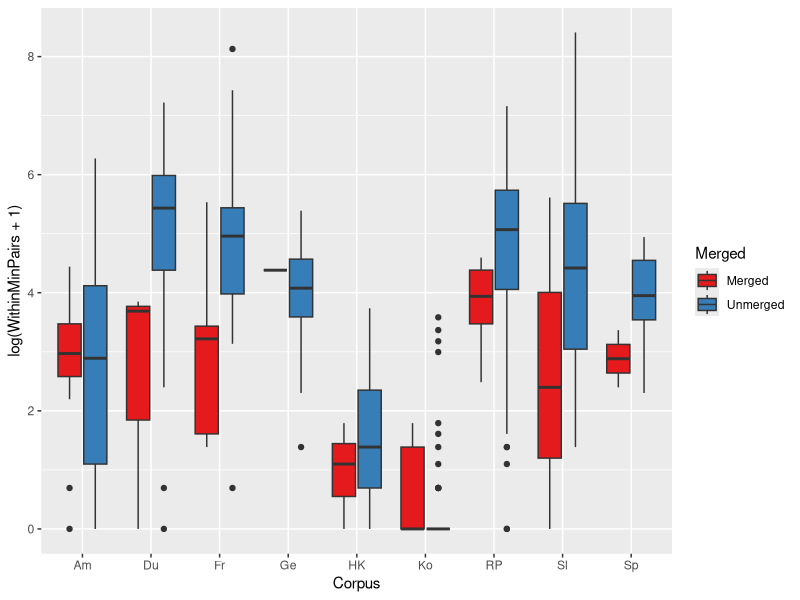
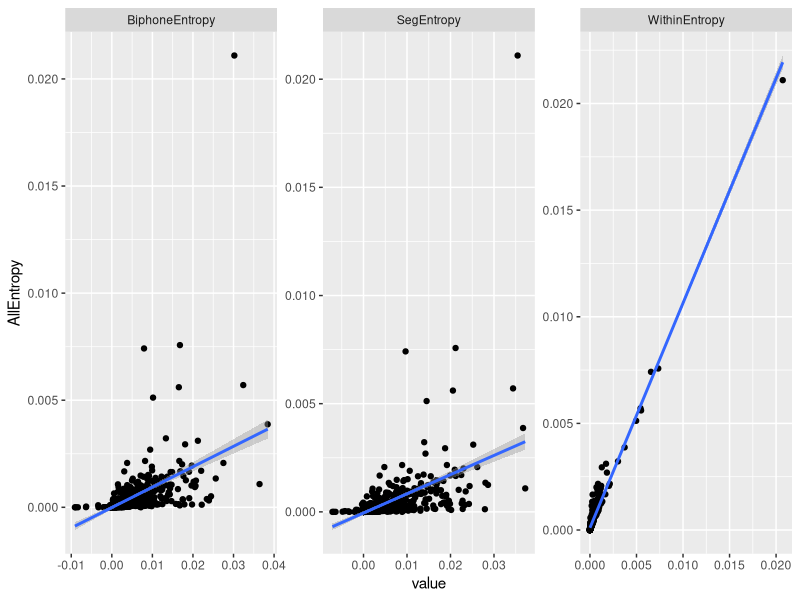
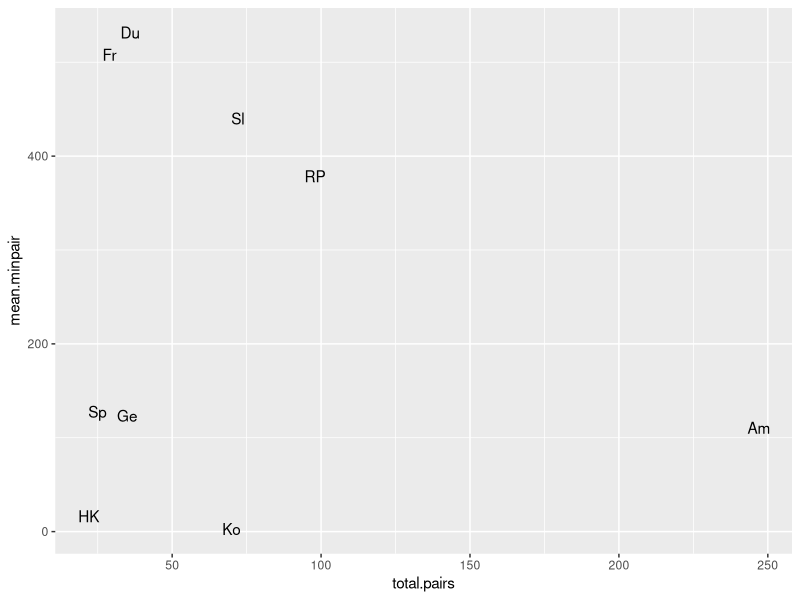
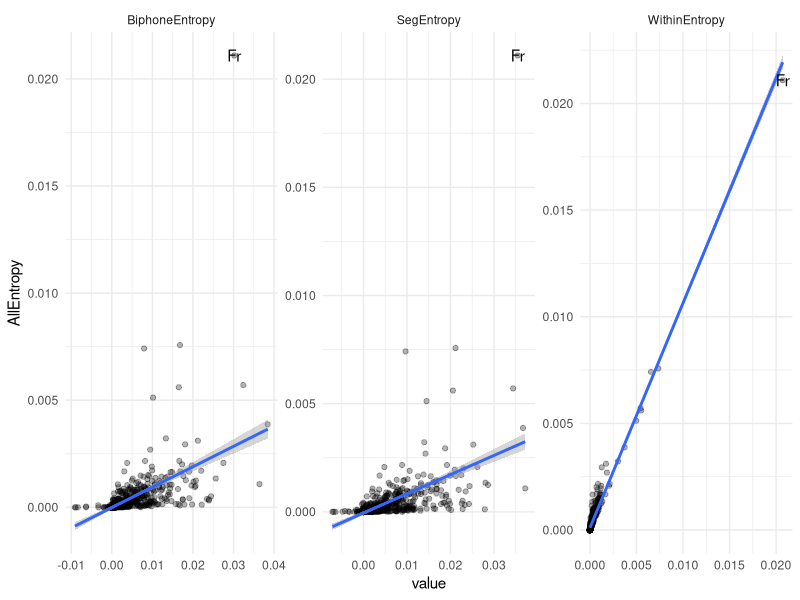
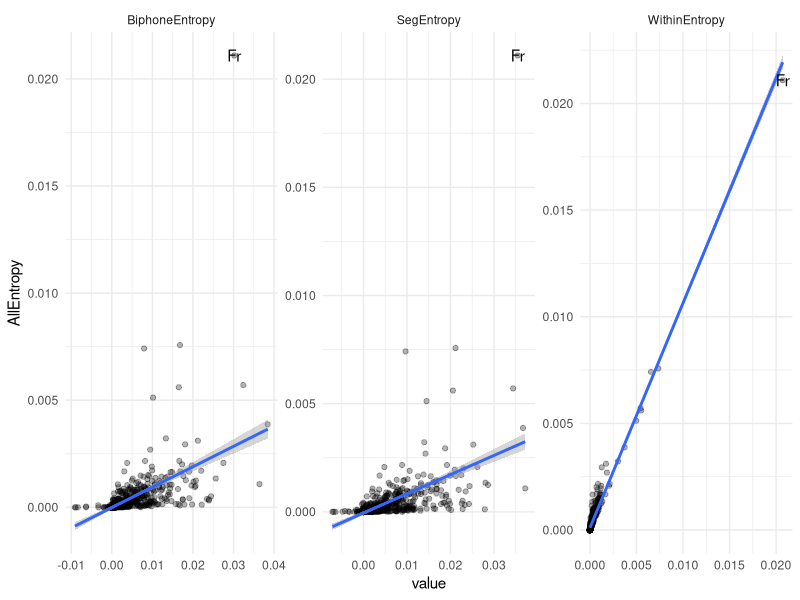
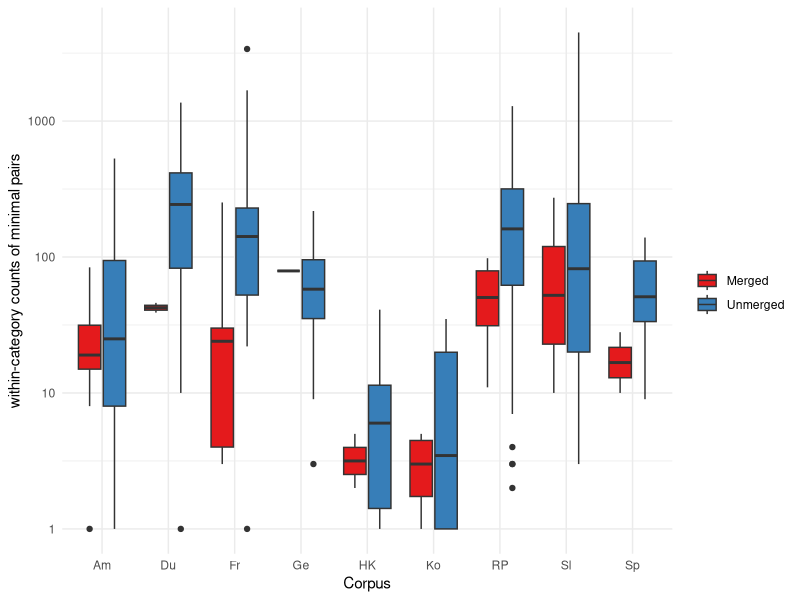
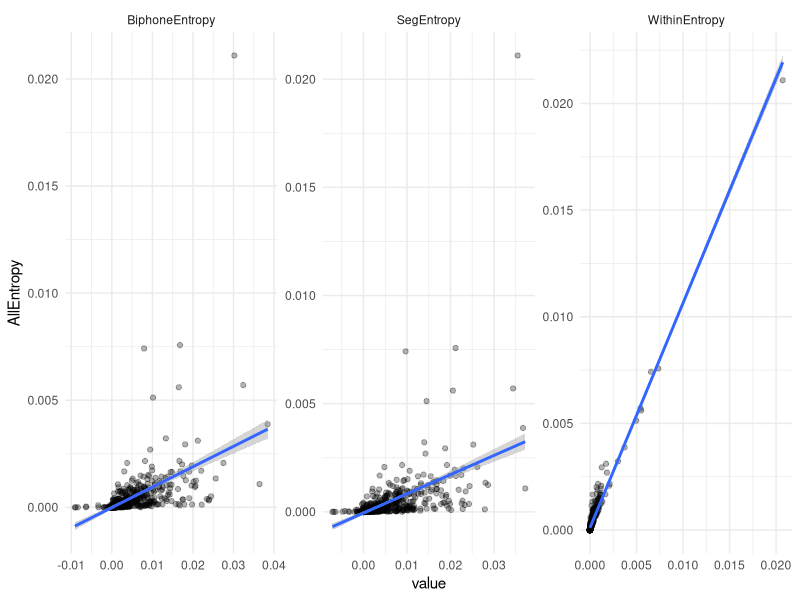
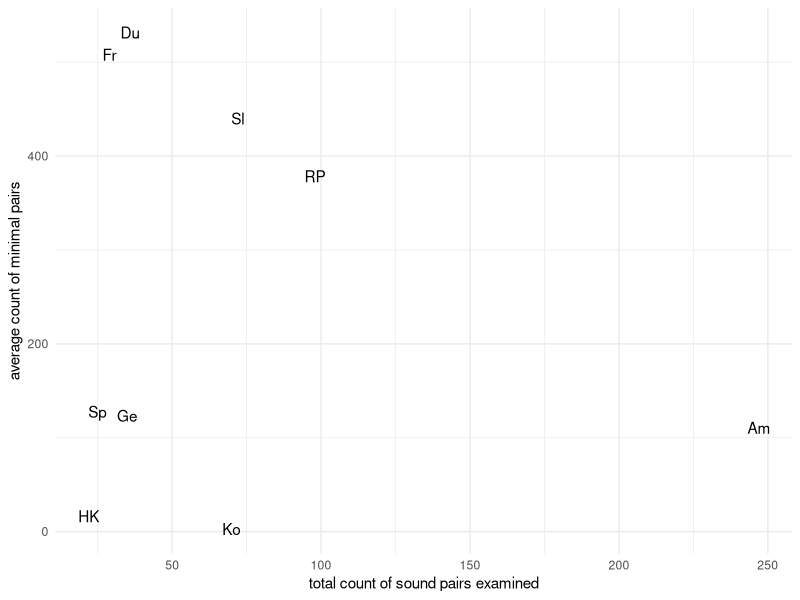

The R script that drew these images, in order:
## ---- chunk 1
library(tidyverse)
scottdata <- read.csv("scottdata/CognitionPaperFinalData.csv")
scottdata.long <- gather(scottdata, variable, value, WithinEntropy:BiphoneEntropy)
pairs.sum <- group_by(scottdata, Corpus) %>% summarize(total.pairs = length(Pair), mean.minpair = mean(AllMinPairs))

## ---- chunk 2
ggplot(scottdata, aes(Corpus, log(WithinMinPairs+1))) + geom_boxplot(aes(fill = Merged)) + scale_fill_brewer(palette = "Set1")

ggplot(scottdata.long, aes(value, AllEntropy)) + geom_point() + geom_smooth(method = "lm") + facet_wrap(~ variable, scales = "free")

ggplot(pairs.sum, aes(total.pairs, mean.minpair)) + geom_text(aes(label = Corpus))

## ---- chunk 3
png("homework_plot1.png", width = 10, height = 4, units = "in", res = 300)
ggplot(scottdata, aes(Corpus, WithinMinPairs)) + geom_boxplot(aes(fill = Merged)) + scale_fill_brewer(palette = "Set1", name = "") + theme_minimal() + scale_y_log10(name = "within-category counts of minimal pairs")#, breaks = c(5, 10, 25, 50, 100, 250, 500, 1000))
dev.off()

png("homework_plot2.png", width = 10, height = 4, units = "in", res = 300)
ggplot(scottdata.long, aes(value, AllEntropy)) + geom_point(alpha = .3) + geom_smooth(method = "lm") + facet_wrap(~ variable, scales = "free") + theme_minimal() 
dev.off()

png("homework_plot3.png", width = 5, height = 5, units = "in", res = 300)
ggplot(pairs.sum, aes(total.pairs, mean.minpair)) + geom_text(aes(label = Corpus)) + theme_minimal() + xlab("total count of sound pairs examined") + ylab("average count of minimal pairs")
dev.off()


ggplot(scottdata.long, aes(value, AllEntropy)) + geom_point(alpha = .3) + geom_smooth(method = "lm") + facet_wrap(~ variable, scales = "free") + theme_minimal() + geom_text(data = filter(scottdata.long, AllEntropy > .01), aes(label = Corpus))

scottdata.long$outlier <- ifelse(scottdata.long$AllEntropy > .01, as.character(scottdata.long$Corpus), "")
xtabs(~ outlier + Corpus, scottdata.long)
class(scottdata.long$Corpus)

ggplot(scottdata.long, aes(value, AllEntropy)) + geom_point(alpha = .3) + geom_smooth(method = "lm") + facet_wrap(~ variable, scales = "free") + theme_minimal() + geom_text(aes(label = outlier))

## ---- chunk 4
png("")
